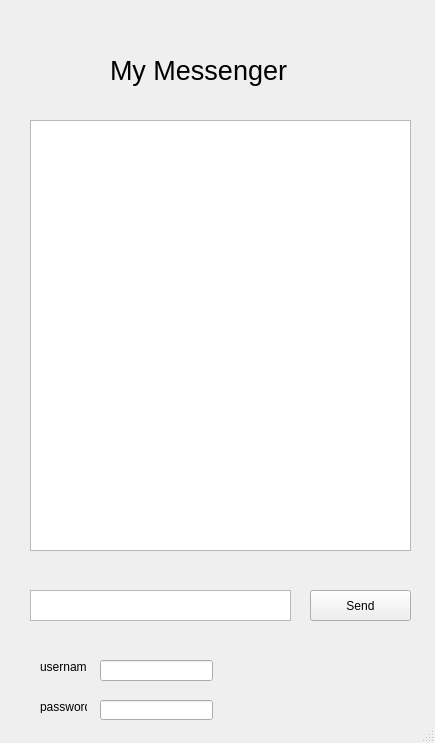
<?xml version="1.0" encoding="UTF-8"?>
<ui version="4.0">
 <class>Messenger</class>
 <widget class="QMainWindow" name="Messenger">
  <property name="geometry">
   <rect>
    <x>0</x>
    <y>0</y>
    <width>435</width>
    <height>743</height>
   </rect>
  </property>
  <property name="windowTitle">
   <string>Messenger</string>
  </property>
  <widget class="QWidget" name="centralwidget">
   <widget class="QLabel" name="label">
    <property name="geometry">
     <rect>
      <x>110</x>
      <y>40</y>
      <width>201</width>
      <height>61</height>
     </rect>
    </property>
    <property name="font">
     <font>
      <pointsize>20</pointsize>
     </font>
    </property>
    <property name="text">
     <string>My Messenger</string>
    </property>
   </widget>
   <widget class="QTextBrowser" name="textBrowser">
    <property name="geometry">
     <rect>
      <x>30</x>
      <y>120</y>
      <width>381</width>
      <height>431</height>
     </rect>
    </property>
   </widget>
   <widget class="QTextEdit" name="textEdit">
    <property name="geometry">
     <rect>
      <x>30</x>
      <y>590</y>
      <width>261</width>
      <height>31</height>
     </rect>
    </property>
   </widget>
   <widget class="QPushButton" name="pushButton">
    <property name="geometry">
     <rect>
      <x>310</x>
      <y>590</y>
      <width>101</width>
      <height>31</height>
     </rect>
    </property>
    <property name="text">
     <string>Send</string>
    </property>
   </widget>
   <widget class="QLineEdit" name="lineEdit">
    <property name="geometry">
     <rect>
      <x>100</x>
      <y>660</y>
      <width>113</width>
      <height>21</height>
     </rect>
    </property>
    <property name="font">
     <font>
      <pointsize>8</pointsize>
     </font>
    </property>
    <property name="layoutDirection">
     <enum>Qt::LeftToRight</enum>
    </property>
    <property name="text">
     <string/>
    </property>
   </widget>
   <widget class="QLabel" name="label_2">
    <property name="geometry">
     <rect>
      <x>40</x>
      <y>660</y>
      <width>47</width>
      <height>13</height>
     </rect>
    </property>
    <property name="text">
     <string>username</string>
    </property>
   </widget>
   <widget class="QLabel" name="label_3">
    <property name="geometry">
     <rect>
      <x>40</x>
      <y>700</y>
      <width>47</width>
      <height>13</height>
     </rect>
    </property>
    <property name="text">
     <string>password</string>
    </property>
   </widget>
   <widget class="QLineEdit" name="lineEdit_2">
    <property name="geometry">
     <rect>
      <x>100</x>
      <y>700</y>
      <width>113</width>
      <height>20</height>
     </rect>
    </property>
   </widget>
  </widget>
  <widget class="QStatusBar" name="statusbar"/>
 </widget>
 <resources/>
 <connections/>
</ui>
